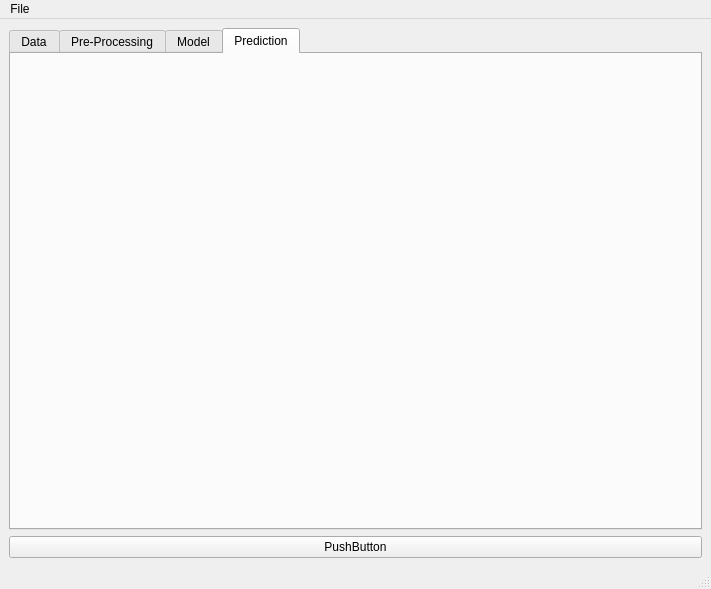
<?xml version="1.0" encoding="UTF-8"?>
<ui version="4.0">
 <class>MainWindow</class>
 <widget class="QMainWindow" name="MainWindow">
  <property name="geometry">
   <rect>
    <x>0</x>
    <y>0</y>
    <width>711</width>
    <height>589</height>
   </rect>
  </property>
  <property name="windowTitle">
   <string>MainWindow</string>
  </property>
  <widget class="QWidget" name="centralwidget">
   <layout class="QHBoxLayout" name="horizontalLayout">
    <item>
     <layout class="QVBoxLayout" name="verticalLayout">
      <item>
       <widget class="QTabWidget" name="tabWidget">
        <property name="tabPosition">
         <enum>QTabWidget::North</enum>
        </property>
        <property name="currentIndex">
         <number>3</number>
        </property>
        <widget class="QWidget" name="tab">
         <attribute name="title">
          <string>Data</string>
         </attribute>
         <zorder>pushButton</zorder>
        </widget>
        <widget class="QWidget" name="tab_2">
         <attribute name="title">
          <string>Pre-Processing</string>
         </attribute>
        </widget>
        <widget class="QWidget" name="tab_3">
         <attribute name="title">
          <string>Model</string>
         </attribute>
        </widget>
        <widget class="QWidget" name="tab_4">
         <attribute name="title">
          <string>Prediction</string>
         </attribute>
        </widget>
       </widget>
      </item>
      <item>
       <widget class="QPushButton" name="pushButton">
        <property name="text">
         <string>PushButton</string>
        </property>
       </widget>
      </item>
     </layout>
    </item>
   </layout>
  </widget>
  <widget class="QMenuBar" name="menubar">
   <property name="geometry">
    <rect>
     <x>0</x>
     <y>0</y>
     <width>711</width>
     <height>23</height>
    </rect>
   </property>
   <widget class="QMenu" name="menuFile">
    <property name="title">
     <string>File</string>
    </property>
    <addaction name="actionOpen"/>
    <addaction name="separator"/>
    <addaction name="actionClose_2"/>
   </widget>
   <addaction name="menuFile"/>
  </widget>
  <widget class="QStatusBar" name="statusbar"/>
  <action name="actionOpen">
   <property name="text">
    <string>Open</string>
   </property>
  </action>
  <action name="actionClose">
   <property name="text">
    <string>Close</string>
   </property>
  </action>
  <action name="actionClose_2">
   <property name="text">
    <string>Close</string>
   </property>
  </action>
 </widget>
 <resources/>
 <connections/>
</ui>
